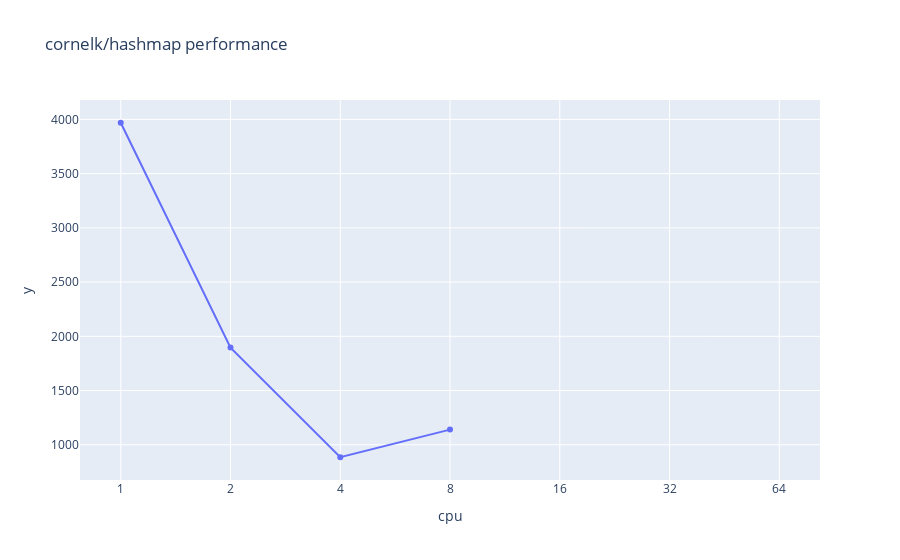

Notebook code for this chart:
### Markdown cell above
# Hash Map

### Code cell
import pandas as pd
import matplotlib.pyplot as plt
import numpy as np
import plotly.express as px
import plotly.graph_objects as go

d = pd.read_csv("bench.csv")

fig = px.line(d, x=d["cpu"], y=1/(d["nsop"]*10**-9), title='cornelk/hashmap performance')
fig.update_traces(mode='lines+markers')
fig.update_layout(xaxis_type='category')
fig.show()

### Figure 1 — Plotly figure (JSON) as saved in the notebook; plotly's stock layout.template omitted (floating-point values rounded to 4 significant figures)
{"data": [{"hoverlabel": {"namelength": 0}, "hovertemplate": "cpu=%{x}<br>y=%{y}", "legendgroup": "", "line": {"color": "#636efa", "dash": "solid"}, "mode": "lines+markers", "name": "", "showlegend": false, "type": "scatter", "x": [1, 2, 4, 8, 16, 32, 64], "xaxis": "x", "y": [3969.0, 1896.0, 884.7, 1140.0, null, null, null], "yaxis": "y"}], "layout": {"autosize": true, "legend": {"tracegroupgap": 0}, "title": {"text": "cornelk/hashmap performance"}, "xaxis": {"anchor": "y", "autorange": true, "domain": [0, 1], "range": [-0.3514, 6.351], "title": {"text": "cpu"}, "type": "category"}, "yaxis": {"anchor": "x", "autorange": true, "domain": [0, 1], "range": [658.8, 4195.0], "title": {"text": "y"}, "type": "linear"}}}
